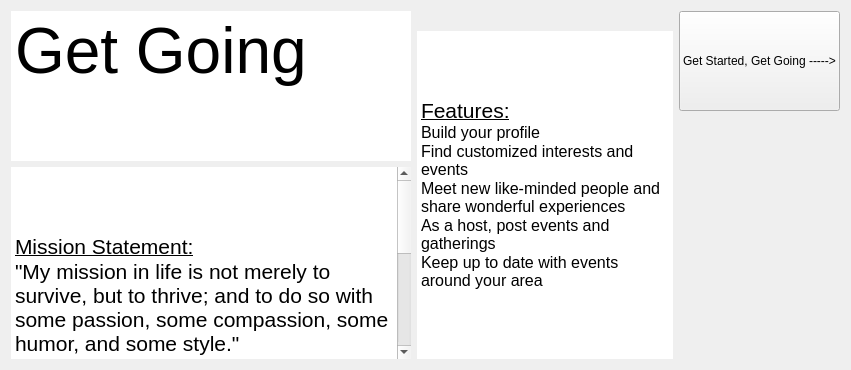
     <widget class="QWidget" name="tab">
      <attribute name="title">
       <string>Getting Started</string>
      </attribute>
      <layout class="QHBoxLayout" name="horizontalLayout">
       <item>
        <layout class="QVBoxLayout" name="verticalLayout_2">
         <item>
          <widget class="QTextEdit" name="title">
           <property name="minimumSize">
            <size>
             <width>400</width>
             <height>0</height>
            </size>
           </property>
           <property name="maximumSize">
            <size>
             <width>600</width>
             <height>150</height>
            </size>
           </property>
           <property name="frameShape">
            <enum>QFrame::NoFrame</enum>
           </property>
           <property name="readOnly">
            <bool>true</bool>
           </property>
           <property name="html">
            <string>&lt;!DOCTYPE HTML PUBLIC &quot;-//W3C//DTD HTML 4.0//EN&quot; &quot;http://www.w3.org/TR/REC-html40/strict.dtd&quot;&gt;
&lt;html&gt;&lt;head&gt;&lt;meta name=&quot;qrichtext&quot; content=&quot;1&quot; /&gt;&lt;style type=&quot;text/css&quot;&gt;
p, li { white-space: pre-wrap; }
&lt;/style&gt;&lt;/head&gt;&lt;body style=&quot; font-family:'MS Shell Dlg 2'; font-size:8.25pt; font-weight:400; font-style:normal;&quot;&gt;
&lt;p style=&quot; margin-top:0px; margin-bottom:0px; margin-left:0px; margin-right:0px; -qt-block-indent:0; text-indent:0px;&quot;&gt;&lt;span style=&quot; font-size:48pt;&quot;&gt;Get Going&lt;/span&gt;&lt;/p&gt;&lt;/body&gt;&lt;/html&gt;</string>
           </property>
          </widget>
         </item>
         <item>
          <widget class="QTextEdit" name="aboutus">
           <property name="frameShape">
            <enum>QFrame::NoFrame</enum>
           </property>
           <property name="readOnly">
            <bool>true</bool>
           </property>
           <property name="html">
            <string>&lt;!DOCTYPE HTML PUBLIC &quot;-//W3C//DTD HTML 4.0//EN&quot; &quot;http://www.w3.org/TR/REC-html40/strict.dtd&quot;&gt;
&lt;html&gt;&lt;head&gt;&lt;meta name=&quot;qrichtext&quot; content=&quot;1&quot; /&gt;&lt;style type=&quot;text/css&quot;&gt;
p, li { white-space: pre-wrap; }
&lt;/style&gt;&lt;/head&gt;&lt;body style=&quot; font-family:'MS Shell Dlg 2'; font-size:8.25pt; font-weight:400; font-style:normal;&quot;&gt;
&lt;p style=&quot;-qt-paragraph-type:empty; margin-top:0px; margin-bottom:0px; margin-left:0px; margin-right:0px; -qt-block-indent:0; text-indent:0px;&quot;&gt;&lt;br /&gt;&lt;/p&gt;
&lt;p style=&quot;-qt-paragraph-type:empty; margin-top:0px; margin-bottom:0px; margin-left:0px; margin-right:0px; -qt-block-indent:0; text-indent:0px; font-size:16pt; text-decoration: underline;&quot;&gt;&lt;br /&gt;&lt;/p&gt;
&lt;p style=&quot;-qt-paragraph-type:empty; margin-top:0px; margin-bottom:0px; margin-left:0px; margin-right:0px; -qt-block-indent:0; text-indent:0px; font-size:16pt; text-decoration: underline;&quot;&gt;&lt;br /&gt;&lt;/p&gt;
&lt;p style=&quot; margin-top:0px; margin-bottom:0px; margin-left:0px; margin-right:0px; -qt-block-indent:0; text-indent:0px;&quot;&gt;&lt;span style=&quot; font-size:16pt; text-decoration: underline;&quot;&gt;Mission Statement:&lt;/span&gt;&lt;/p&gt;
&lt;p style=&quot; margin-top:0px; margin-bottom:0px; margin-left:0px; margin-right:0px; -qt-block-indent:0; text-indent:0px;&quot;&gt;&lt;span style=&quot; font-size:16pt;&quot;&gt;&amp;quot;My mission in life is not merely to survive, but to thrive; and to do so with some passion, some compassion, some humor, and some style.&amp;quot;&lt;/span&gt;&lt;/p&gt;
&lt;p style=&quot;-qt-paragraph-type:empty; margin-top:0px; margin-bottom:0px; margin-left:0px; margin-right:0px; -qt-block-indent:0; text-indent:0px; font-size:16pt;&quot;&gt;&lt;br /&gt;&lt;/p&gt;
&lt;p style=&quot; margin-top:0px; margin-bottom:0px; margin-left:0px; margin-right:0px; -qt-block-indent:0; text-indent:0px;&quot;&gt;&lt;span style=&quot; font-size:16pt; text-decoration: underline;&quot;&gt;About Us:&lt;/span&gt;&lt;/p&gt;
&lt;p style=&quot; margin-top:0px; margin-bottom:0px; margin-left:0px; margin-right:0px; -qt-block-indent:0; text-indent:0px;&quot;&gt;&lt;span style=&quot; font-size:16pt;&quot;&gt;Get Going is all about living your life. Life is nothing but the sum of the things you get to experience. The people you get to share these experiences with and the places you see are the fibers from which the quilt of life is sewn. Meet new people. See new places. Slowly create your quilt with quality fibers. Let us help!&lt;/span&gt;&lt;/p&gt;&lt;/body&gt;&lt;/html&gt;</string>
           </property>
          </widget>
         </item>
        </layout>
       </item>
       <item>
        <layout class="QVBoxLayout" name="verticalLayout_3">
         <item>
          <widget class="QLabel" name="logo">
           <property name="text">
            <string/>
           </property>
           <property name="pixmap">
            <pixmap resource="utilities.qrc">:/Utilities/party-istock-resize-600x338.jpg</pixmap>
           </property>
          </widget>
         </item>
         <item>
          <widget class="QTextEdit" name="feature">
           <property name="frameShape">
            <enum>QFrame::NoFrame</enum>
           </property>
           <property name="readOnly">
            <bool>true</bool>
           </property>
           <property name="html">
            <string>&lt;!DOCTYPE HTML PUBLIC &quot;-//W3C//DTD HTML 4.0//EN&quot; &quot;http://www.w3.org/TR/REC-html40/strict.dtd&quot;&gt;
&lt;html&gt;&lt;head&gt;&lt;meta name=&quot;qrichtext&quot; content=&quot;1&quot; /&gt;&lt;style type=&quot;text/css&quot;&gt;
p, li { white-space: pre-wrap; }
&lt;/style&gt;&lt;/head&gt;&lt;body style=&quot; font-family:'MS Shell Dlg 2'; font-size:8.25pt; font-weight:400; font-style:normal;&quot;&gt;
&lt;p style=&quot;-qt-paragraph-type:empty; margin-top:0px; margin-bottom:0px; margin-left:0px; margin-right:0px; -qt-block-indent:0; text-indent:0px;&quot;&gt;&lt;br /&gt;&lt;/p&gt;
&lt;p style=&quot;-qt-paragraph-type:empty; margin-top:0px; margin-bottom:0px; margin-left:0px; margin-right:0px; -qt-block-indent:0; text-indent:0px; font-size:16pt; text-decoration: underline;&quot;&gt;&lt;br /&gt;&lt;/p&gt;
&lt;p style=&quot;-qt-paragraph-type:empty; margin-top:0px; margin-bottom:0px; margin-left:0px; margin-right:0px; -qt-block-indent:0; text-indent:0px; font-size:16pt; text-decoration: underline;&quot;&gt;&lt;br /&gt;&lt;/p&gt;
&lt;p style=&quot; margin-top:0px; margin-bottom:0px; margin-left:0px; margin-right:0px; -qt-block-indent:0; text-indent:0px;&quot;&gt;&lt;span style=&quot; font-size:16pt; text-decoration: underline;&quot;&gt;Features:&lt;/span&gt;&lt;/p&gt;
&lt;p style=&quot; margin-top:0px; margin-bottom:0px; margin-left:0px; margin-right:0px; -qt-block-indent:0; text-indent:0px;&quot;&gt;&lt;span style=&quot; font-size:12pt;&quot;&gt;Build your profile&lt;/span&gt;&lt;/p&gt;
&lt;p style=&quot; margin-top:0px; margin-bottom:0px; margin-left:0px; margin-right:0px; -qt-block-indent:0; text-indent:0px;&quot;&gt;&lt;span style=&quot; font-size:12pt;&quot;&gt;Find customized interests and events&lt;/span&gt;&lt;/p&gt;
&lt;p style=&quot; margin-top:0px; margin-bottom:0px; margin-left:0px; margin-right:0px; -qt-block-indent:0; text-indent:0px;&quot;&gt;&lt;span style=&quot; font-size:12pt;&quot;&gt;Meet new like-minded people and share wonderful experiences&lt;/span&gt;&lt;/p&gt;
&lt;p style=&quot; margin-top:0px; margin-bottom:0px; margin-left:0px; margin-right:0px; -qt-block-indent:0; text-indent:0px;&quot;&gt;&lt;span style=&quot; font-size:12pt;&quot;&gt;As a host, post events and gatherings&lt;/span&gt;&lt;/p&gt;
&lt;p style=&quot; margin-top:0px; margin-bottom:0px; margin-left:0px; margin-right:0px; -qt-block-indent:0; text-indent:0px;&quot;&gt;&lt;span style=&quot; font-size:12pt;&quot;&gt;Keep up to date with events around your area&lt;/span&gt;&lt;/p&gt;
&lt;p style=&quot;-qt-paragraph-type:empty; margin-top:0px; margin-bottom:0px; margin-left:0px; margin-right:0px; -qt-block-indent:0; text-indent:0px; font-size:12pt;&quot;&gt;&lt;br /&gt;&lt;/p&gt;&lt;/body&gt;&lt;/html&gt;</string>
           </property>
          </widget>
         </item>
        </layout>
       </item>
       <item>
        <layout class="QVBoxLayout" name="verticalLayout_4">
         <item>
          <widget class="QPushButton" name="get_started">
           <property name="minimumSize">
            <size>
             <width>0</width>
             <height>100</height>
            </size>
           </property>
           <property name="maximumSize">
            <size>
             <width>250</width>
             <height>100</height>
            </size>
           </property>
           <property name="text">
            <string>Get Started, Get Going -----&gt;</string>
           </property>
          </widget>
         </item>
         <item>
          <widget class="QLabel" name="crowd">
           <property name="text">
            <string/>
           </property>
           <property name="pixmap">
            <pixmap resource="utilities.qrc">:/Utilities/crowd.PNG</pixmap>
           </property>
          </widget>
         </item>
        </layout>
       </item>
      </layout>
     </widget>
